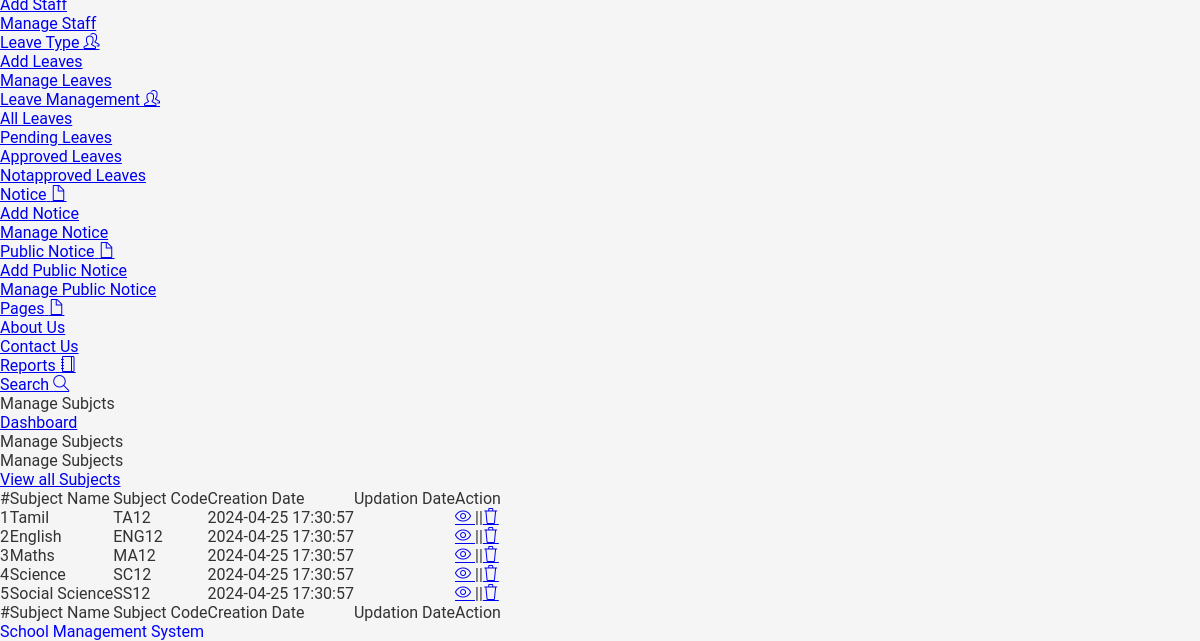
The app's page /studentms/admin/manage-subjects.php (signed in, lower part), older data.
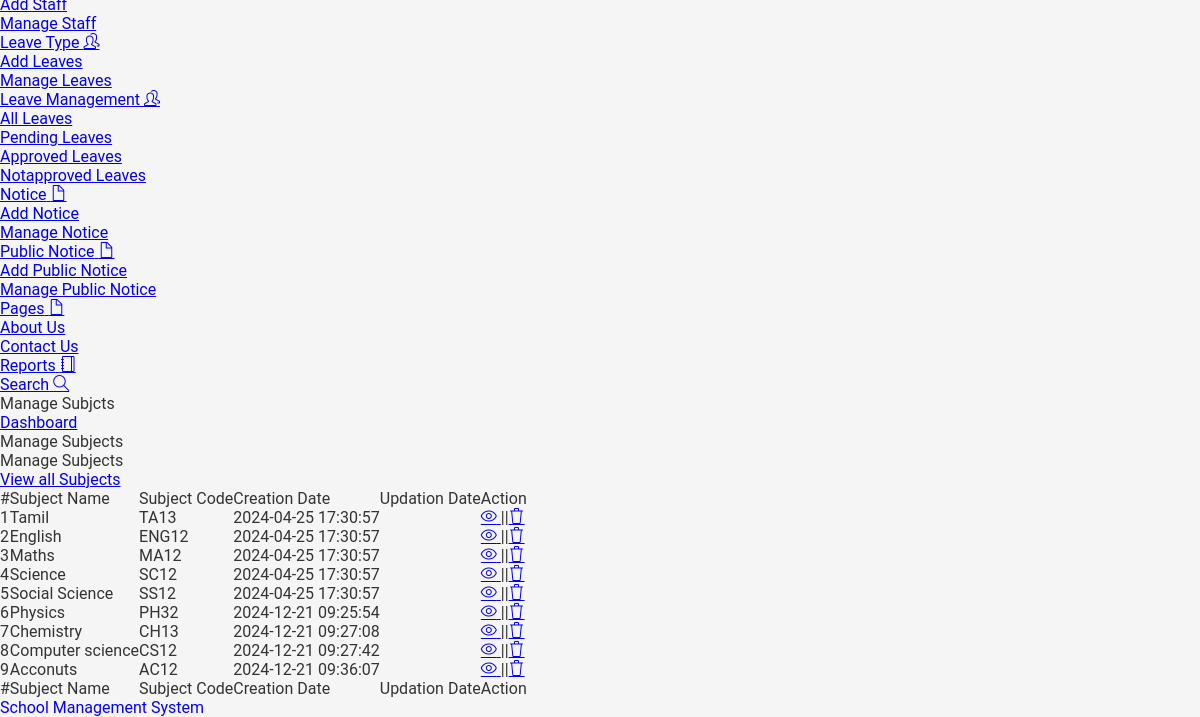
The same page, newer data.
### tables this page shows
CREATE TABLE IF NOT EXISTS `tblsubjects` (
  `id` int NOT NULL AUTO_INCREMENT,
  `SubjectName` varchar(100) NOT NULL,
  `SubjectCode` varchar(100) DEFAULT NULL,
  `Creationdate` timestamp NULL DEFAULT CURRENT_TIMESTAMP,
  `UpdationDate` timestamp NULL DEFAULT NULL,
  PRIMARY KEY (`id`)
);

### studentms/admin/manage-subjects.php (the view, shortened to what this page needs)
<?php session_start();
include('includes/dbconnection.php');
if(strlen($_SESSION['sturecmsaid'])==0)
{   header("Location: index.php");
}else{
?>
<!DOCTYPE html>
<html lang="en">
    <head>
        <link rel="stylesheet" href="vendors/simple-line-icons/css/simple-line-icons.css">
    <link rel="stylesheet" href="vendors/flag-icon-css/css/flag-icon.min.css">
    <link rel="stylesheet" href="vendors/css/vendor.bundle.base.css">
    <link rel="stylesheet" href="vendors/select2/select2.min.css">
    <link rel="stylesheet" href="vendors/select2-bootstrap-theme/select2-bootstrap.min.css">
    <link rel="stylesheet" href="css/style.css" />
    </head>
   <body>
    <div class="container-scroller">
      <div class="container-fluid page-body-wrapper">
        <?php include_once('includes/sidebar.php');?>
        <div class="main-panel">
          <div class="content-wrapper">
             <div class="page-header">
              <h3 class="page-title"> Manage Subjcts </h3>
              <nav aria-label="breadcrumb">
                <ol class="breadcrumb">
                  <li class="breadcrumb-item"><a href="dashboard.php">Dashboard</a></li>
                  <li class="breadcrumb-item active" aria-current="page"> Manage Subjects</li>
                </ol>
              </nav>
            </div>
            <div class="row">
              <div class="col-md-12 grid-margin stretch-card">
                <div class="card">
                  <div class="card-body">
                    <div class="d-sm-flex align-items-center mb-4">
                      <h4 class="card-title mb-sm-0">Manage Subjects</h4>
                      <a href="#" class="text-dark ml-auto mb-3 mb-sm-0"> View all Subjects</a>
                    </div>
                    <div class="table-responsive border rounded p-1">
                                            </div>
                                        <div class="table-responsive border rounded p-1">
                                        <table class="table">
                                                    <thead>
                                                        <tr>
                                                            <th> #</th>
                                                            <th>Subject Name</th>
                                                            <th>Subject Code</th>
                                                            <th>Creation Date</th>
                                                            <th>Updation Date</th>
                                                            <th>Action</th>
                                                        </tr>
                                                    </thead>
                                                    <tfoot>
                                                        <tr>
                                                          <th>#</th>
                                                             <th>Subject Name</th>
                                                            <th>Subject Code</th>
                                                            <th>Creation Date</th>
                                                            <th>Updation Date</th>
                                                            <th>Action</th>
                                                        </tr>
                                                    </tfoot>
                                                    <tbody>
<?php $sql = "SELECT * from tblsubjects";
$query = $dbh->prepare($sql);
$query->execute();
$results=$query->fetchAll(PDO::FETCH_OBJ);
$cnt=1;
if($query->rowCount() > 0)
{
foreach($results as $result)
{   ?>
<tr>
 <td><?php echo htmlentities($cnt);?></td>
                                                            <td><?php echo htmlentities($result->SubjectName);?></td>
                                                            <td><?php echo htmlentities($result->SubjectCode);?></td>
                                                            <td><?php echo htmlentities($result->Creationdate);?></td>
                                                            <td><?php echo htmlentities($result->UpdationDate);?></td>
<td>
<a href="edit-subject.php?subjectid=<?php echo htmlentities($result->id);?>" > <i class="icon-eye"></i>  </a>
    ||<a href="manage-subjects.php?id=<?php echo $result->id;?>&del=delete" onClick="return confirm('Are you sure you want to delete?')"><i class="icon-trash"></i></a>
</td>
</tr>
<?php $cnt=$cnt+1;}} ?>
                                                    </tbody>
                                                </table>
                                            </div>
                                        </div>
                                    </div>
                                                </div>
                                            </div>
                                        </div>
                                    </div>
                                </div>
                            </div>
          <?php include_once('includes/footer.php');?>
    </body>
</html>
<?php } ?>

Row changes from the older to the newer data that the page shows:
changed tblsubjects "Tamil": SubjectCode "TA12" → "TA13"
added tblsubjects: SubjectName "Physics", SubjectCode "PH32", Creationdate "2024-12-21 09:25:54"
added tblsubjects: SubjectName "Chemistry", SubjectCode "CH13", Creationdate "2024-12-21 09:27:08"
added tblsubjects: SubjectName "Computer science", SubjectCode "CS12", Creationdate "2024-12-21 09:27:42"
added tblsubjects: SubjectName "Acconuts", SubjectCode "AC12", Creationdate "2024-12-21 09:36:07"
